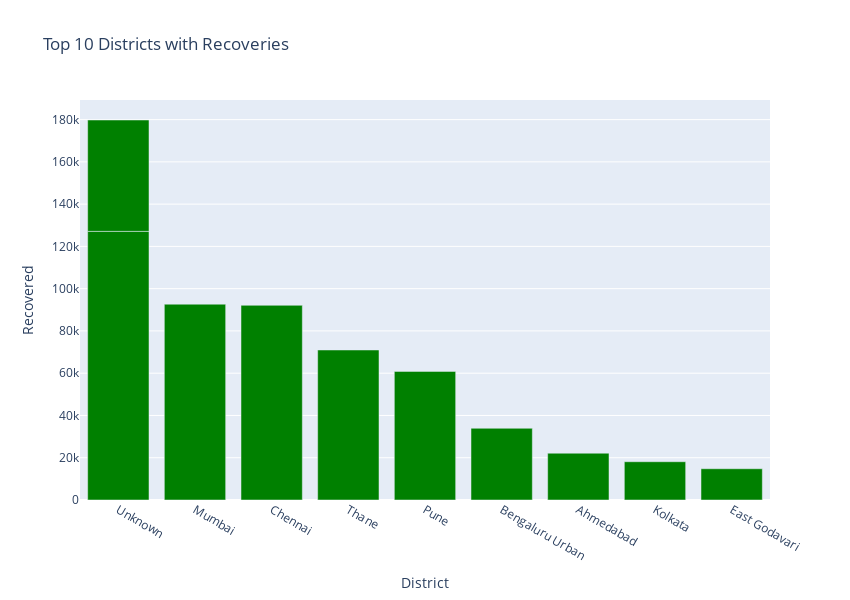

Here is the notebook cell this chart was saved with:
### Markdown cell above
## 10-Best Districts with Recoveries

### Code cell
districts_death = district.sort_values(by = "Recovered", ascending = False)
px.bar(
    districts_death.head(10),
    x = "District",
    y = "Recovered",
    title = "Top 10 Districts with Recoveries", # the axis names
    color_discrete_sequence = ["green"], 
    height = 600,
    width = 850
)

### Figure 1 — Plotly figure (JSON) as saved in the notebook; plotly's stock layout.template omitted (floating-point values rounded to 4 significant figures)
{"data": [{"alignmentgroup": "True", "hovertemplate": "District=%{x}<br>Recovered=%{y}<extra></extra>", "legendgroup": "", "marker": {"color": "green"}, "name": "", "offsetgroup": "", "orientation": "v", "showlegend": false, "textposition": "auto", "type": "bar", "x": ["Unknown", "Mumbai", "Chennai", "Thane", "Pune", "Unknown", "Bengaluru Urban", "Ahmedabad", "Kolkata", "East Godavari"], "xaxis": "x", "y": [127124, 92659, 92128, 70983, 60857, 52688, 33932, 22152, 18109, 14792], "yaxis": "y"}], "layout": {"barmode": "relative", "height": 600, "legend": {"tracegroupgap": 0}, "title": {"text": "Top 10 Districts with Recoveries"}, "width": 850, "xaxis": {"anchor": "y", "domain": [0, 1], "title": {"text": "District"}}, "yaxis": {"anchor": "x", "domain": [0, 1], "title": {"text": "Recovered"}}}}
